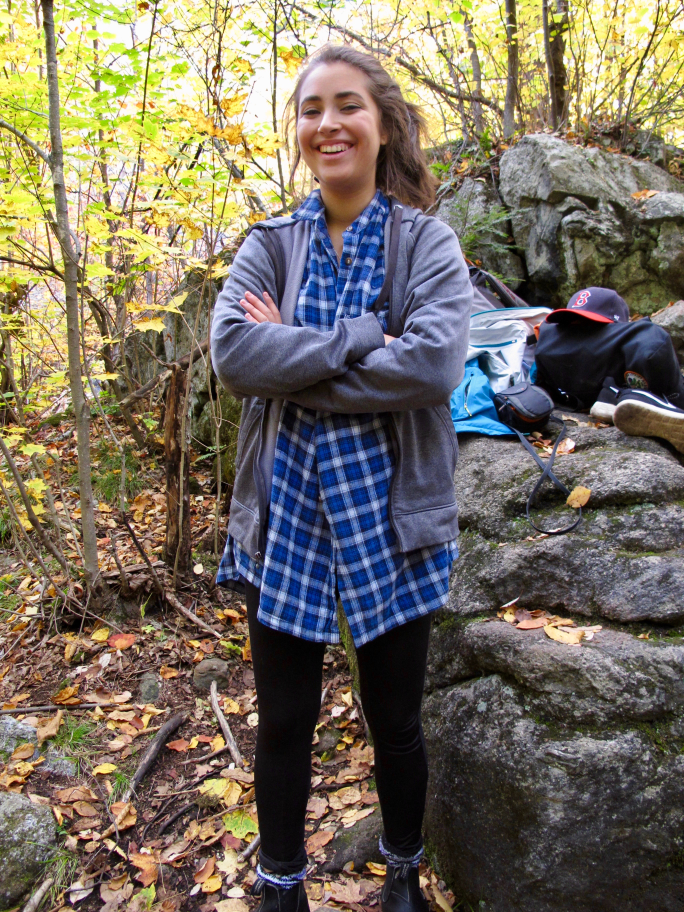
#> input picture Assignment2/images/Rebecca1.jpg, 2736 x 3648 px (shown at 1/4 size)
$ python main.py   (Python 2 division)
#> lines starting #> are read from the running program, lines starting #| are printed output that depends on the picture
### Assignment2/pictureLogger.py
'''
    This class is a tool that lets you see the history of images as you apply
    transformations to them.

    IT IS SO UNBELIEVABLY USEFUL FOR COMPUTER VISION IT CAN'T BE IGNORED

'''
import logging
from logging import FileHandler

import imutils
from vlogging import VisualRecord

LOGGING_ON = True


class imageLogger():
    '''
        Class that enables you to log images. To use this class just import it, instantiate it 'imageLogger()'\n
        and then use the il.log(image,**args)
    '''

    def __init__(self):
        url = "Logging.html"
        self.url = url
        self.logger = logging.getLogger(url)
        if LOGGING_ON:
            self.logger.setLevel(logging.DEBUG)
        else:
            self.logger.setLevel(logging.INFO)
        fh = FileHandler("Logging.html", mode="w")
        self.logger.addHandler(fh)

    def log(self, image, desc="no description", fmt="png", size=1600, title="Logging"):
        '''
        Takes as input a raw image and logs it to an html file for easy viewing
        'image':The raw image
        'desc':A description of the image (optional)
        'fmt':The format to output the image (optional)
        'size':The size to output the image to (optional)
        'title':The title of the image
        '''
        if LOGGING_ON:
            try:
                image = imutils.resize(image, width=size)
                self.logger.debug(VisualRecord(title, image, desc, fmt=fmt))
            except Exception as e:
                print (e)
                print ("catch")

    if __name__ == '__main__':
        print("logging")

### Assignment2/main.py
'''
This file exists because iPython and jupyter is the actual worst
'''
import cv2 as cv2
import matplotlib.pyplot as plt
from pictureLogger import imageLogger
import numpy as np

il = imageLogger()
from tqdm import tqdm as tqdm

DEBUG = True  # Smaller image and more logging


def resizeImage(image, dbug=DEBUG):
    if dbug:
        # image = cv2.resize(image, (480, 640))
        image = cv2.resize(image, (120, 160))
    else:
        image = cv2.resize(image, (1920, 2560))
    return image


# [139 lines left out: functions convolvePointsWith3Kernel, getPointsWith3Kernel, convolutionFunction, edgeMaximaSuppression, cornerness, gaussian_filter, not called in this run]


def squareDervivatives(dx, dy):
    '''
    This function will square all of the derivatives that we are interested in and
    generate the x squared, y squared and xy squared values nescessary for finding the harris corners
    :param dx:
    :param dy:
    :return:
    '''
    shp = dx.shape
    ix2, iy2, ixy = np.zeros(shp), np.zeros(shp), np.zeros(shp)
    length, width = shp[0], shp[1]
    for i in tqdm(range(length), "Squaring derivatives"):
        for j in zip(range(width)):
            # Get the value at the x,y coordinate of each image
            x = dx[i][j]
            y = dy[i][j]

            ix2[i][j] = x ** 2
            iy2[i][j] = y ** 2
            ixy[i][j] = x * y
    return ix2, iy2, ixy


# [22 lines left out: function computeImageDerivatives, not called in this run]


def computeImageDerivatives2(im):
    '''
    Seems annoying to manually implement the np.gradient function but here goes
    Gradient function taken from the site below
    http://math.stackexchange.com/questions/1394455/how-do-i-compute-the-gradient-vector-of-pixels-in-an-image
    :param im: Unpadded raw image
    :return:
    '''

    # Create the derivative image copies
    D_X, D_Y = np.zeros(im.shape), np.zeros(im.shape)
    shp = im.shape

    # Zero pad the image
    im = np.pad(im, 1, "constant")

    # Then starting at 1,1 the (original) beginning of the image, start computing the derivatives
    dx, dy = 0, 0
    for i in tqdm(range(1, shp[0]), desc="Computing Image Derivatives"):
        for j in range(1, shp[1]):
            # Then compute the image derivatives
            dx = .5 * (im[i + 1][j] - im[i - 1][j])
            dy = .5 * (im[i][j + 1] - im[i][j - 1])
            D_X[i - 1][j - 1] = dx
            D_Y[i - 1][j - 1] = dy

    # testx,texy = np.gradient(im) #So much easier than this :/
    return D_X, D_Y


def harrisCorners(im):
    # First log the original image
    il.log(im, "greyscale before harris corners")

    # Zero pad the image
    im = np.pad(im, 1, "constant")
    il.log(im, "padded")

    # First compute the image derivatives
    dx, dy = computeImageDerivatives2(im)
    il.log(dx, "x derivative")
    il.log(dy, "y derivatives")

    # Then square the derivatives
    ix2, iy2, ixy = squareDervivatives(dx, dy)
    il.log(ix2, "x squared")
    il.log(iy2, "y squared")
    il.log(ixy, "xy")

    # Then apply the gaussian filter
    Gx2, Gy2, Gxy = gaussian_filter(ix2, iy2, ixy)
    il.log(ix2, "x squared Gaussian")
    il.log(iy2, "y squared Gaussian")
    il.log(ixy, "xy Gaussian")

    # Then the cornerness function
    corn = cornerness(Gx2, Gy2, Gxy)

    # Then non-maxima suppresion
    edgeMaximaSuppression(corn)  # Perform the canny edge detector


def main():
    # First thing to do is import the image
    image = cv2.imread(".//images/Rebecca1.jpg", 0)
#> image: shape (3648, 2736); min 0, max 255, mean 111.5

    # then resize the image
    image = resizeImage(image)

    # Then apply the harris corners algorithm to the image
    harrisCorners(image)
#> in computeImageDerivatives2, `im = np.pad(im, 1, "constant")`:
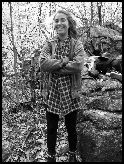
#> im: shape (164, 124); min 0, max 254, mean 105.3
#> after the loop in computeImageDerivatives2, `for i in tqdm(range(1, shp[0]), desc="Computing Image Derivatives"):`:
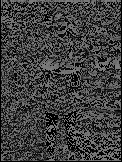
#> D_X: shape (162, 122) float64; min 0, max 127.5, mean 63.4
#> after the loop in computeImageDerivatives2, `for i in tqdm(range(1, shp[0]), desc="Computing Image Derivatives"):`:
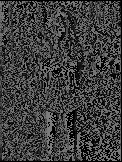
#> D_Y: shape (162, 122) float64; min 0, max 127.5, mean 61.7
#> after the loop in squareDervivatives, `for i in tqdm(range(length), "Squaring derivatives"):`:
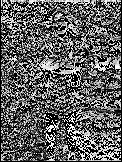
#> ix2: shape (162, 122) float64; min 0, max 16256.2, mean 6252.1; drawn with min black and max white
#> after the loop in squareDervivatives, `for i in tqdm(range(length), "Squaring derivatives"):`:
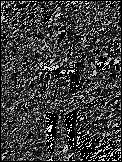
#> ixy: shape (162, 122) float64; min 0, max 16256.2, mean 3961.6; drawn with min black and max white
#> after the loop in squareDervivatives, `for i in tqdm(range(length), "Squaring derivatives"):`:
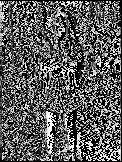
#> iy2: shape (162, 122) float64; min 0, max 16256.2, mean 5978.8; drawn with min black and max white
#> in log (call 7), `image = imutils.resize(image, width=size)`:
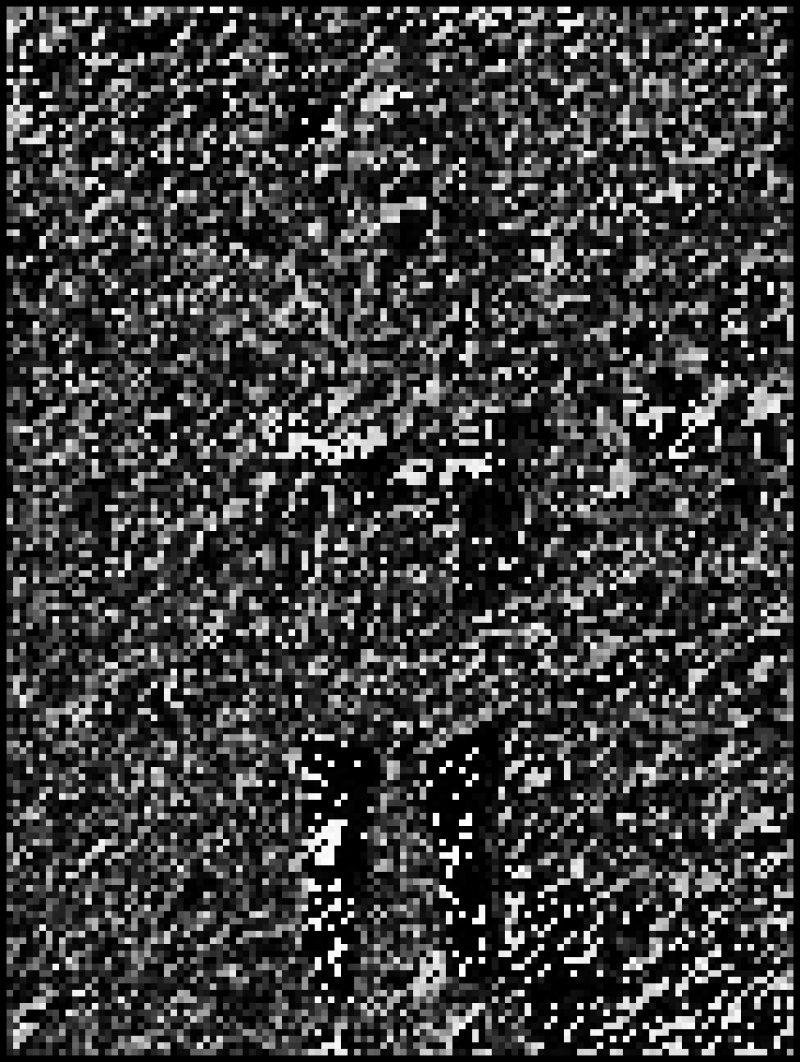
#> image: shape (2124, 1600) float64 (shown at 1/2 size); min 0, max 16256.2, mean 3961.6; drawn with min black and max white


if __name__ == '__main__':
#> (the run stopped early here; a loop or call above may not have finished)

$ run again, with Assignment2/images/Rebecca3.jpg copied over Assignment2/images/Rebecca1.jpg
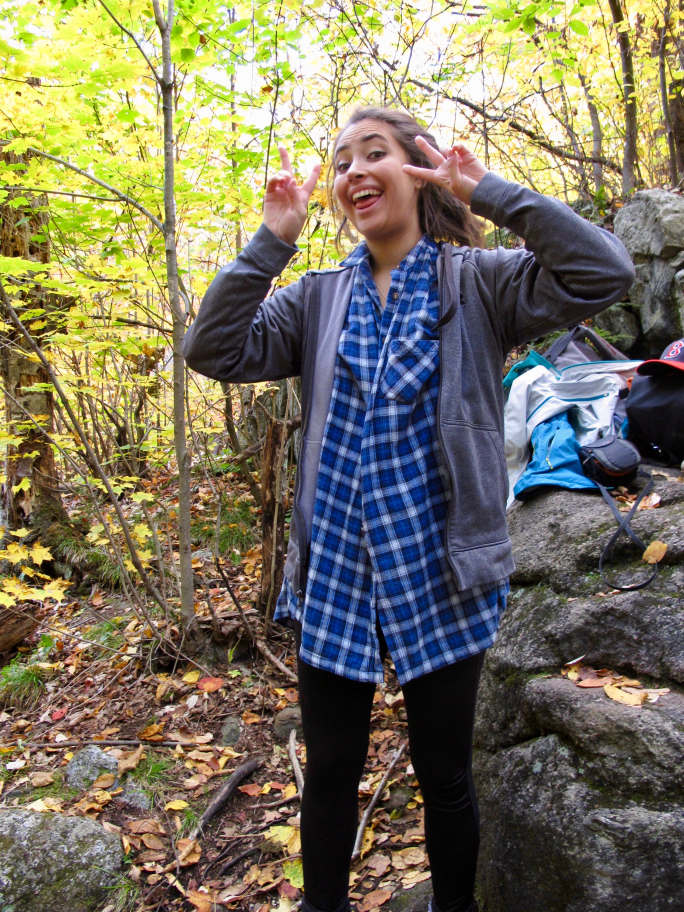
#> input picture Assignment2/images/Rebecca3.jpg, 2736 x 3648 px (shown at 1/4 size)
#> after the loop in squareDervivatives, `for i in tqdm(range(length), "Squaring derivatives"):`:
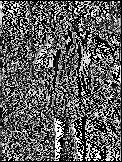
#> iy2: shape (162, 122) float64; min 0, max 16256.2, mean 6037.1; drawn with min black and max white
#> in log (call 7), `image = imutils.resize(image, width=size)`:
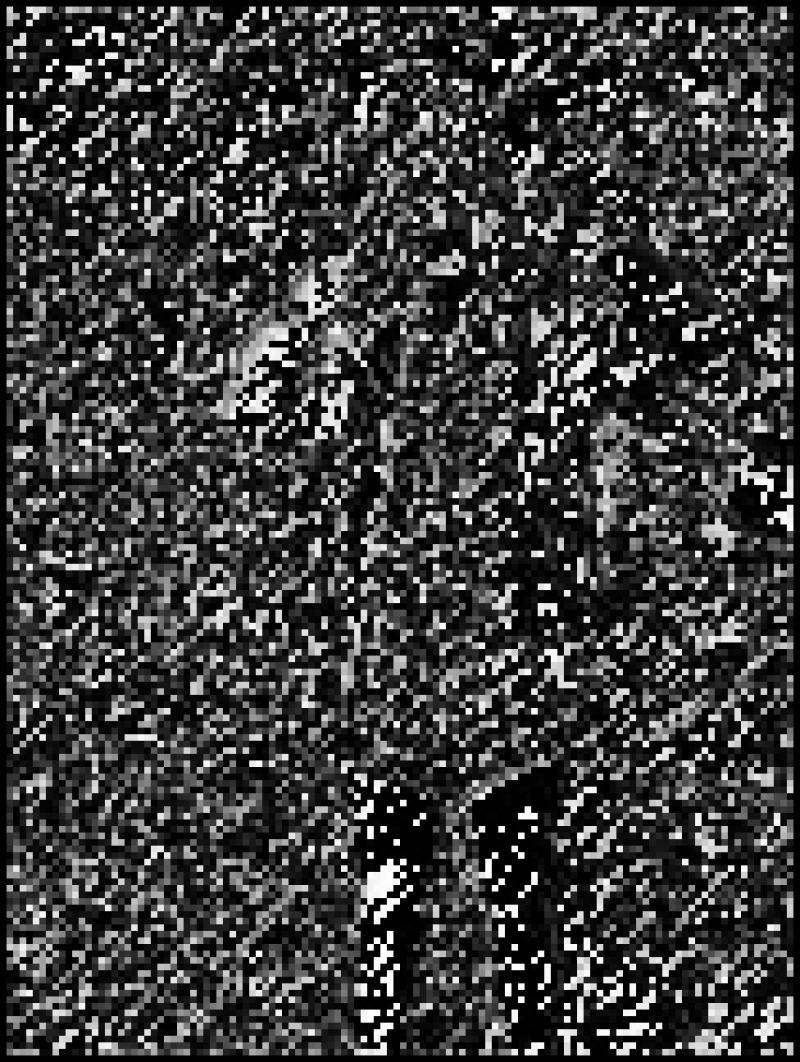
#> image: shape (2124, 1600) float64 (shown at 1/2 size); min 0, max 16256.2, mean 3993.5; drawn with min black and max white
